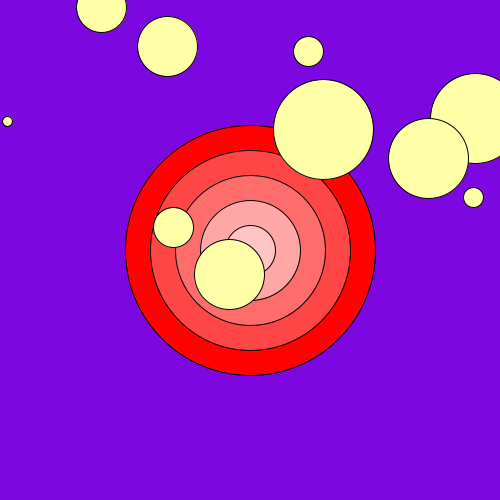
Frame 1 (no input)
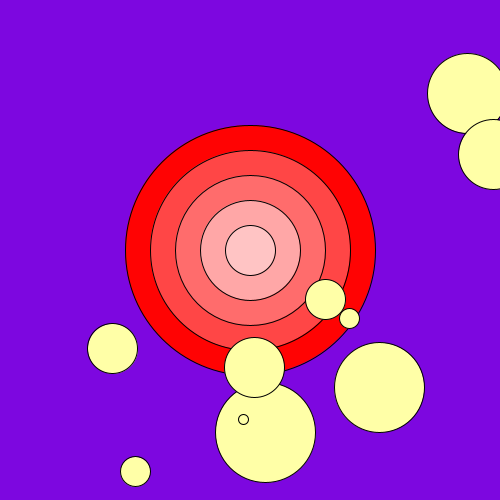
Frame 60 (the mouse pressed at the canvas centre just before this capture)
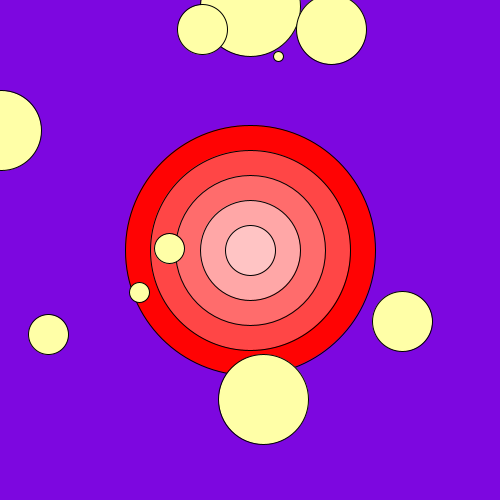
Frame 120 (the mouse held since frame 60 and released just before this capture)

The Processing sketch that drew these frames (run headless with seeded random() and noise(); from frame 60 on, the mouse is pressed at the canvas centre):

// Processing sketch: processing_4347
// ── processing_4347.pde

void setup() {
size(500,500);
}

void draw() {
fill(125,7,224);
ellipse(250,250,900,900);  
fill(255,3,3);
ellipse(250,250,250,250);
fill(255,70,70);
ellipse(250,250,200,200);
fill(255,108,108);
ellipse(250,250,150,150);
fill(255,167,167);
ellipse(250,250,100,100);
fill(255,196,196);
ellipse(250,250,50,50);
fill(255,255,167);
ellipse(random(500),random(500),100,100);
ellipse(random(500),random(500),90,90);
ellipse(random(500),random(500),80,80);
ellipse(random(500),random(500),70,70);
ellipse(random(500),random(500),60,60);
ellipse(random(500),random(500),50,50);
ellipse(random(500),random(500),40,40);
ellipse(random(500),random(500),30,30);
ellipse(random(500),random(500),20,20);
ellipse(random(500),random(500),10,10);
}
